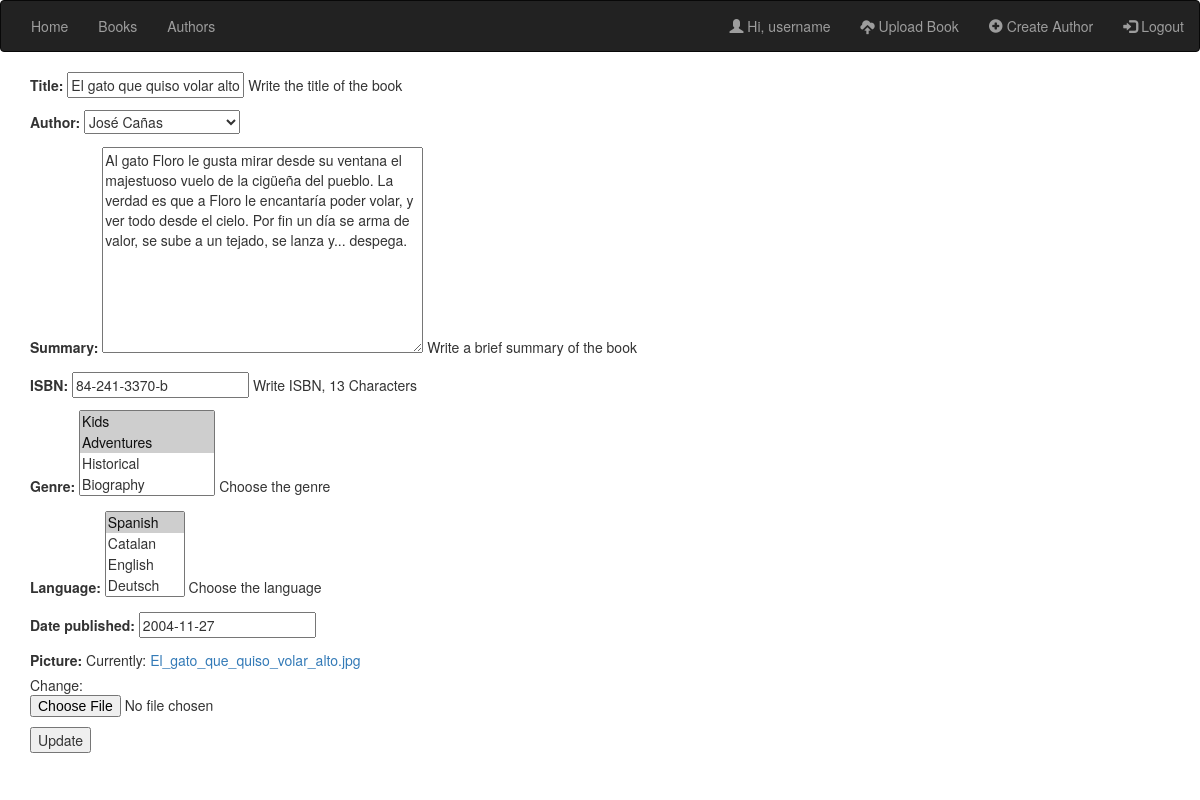
Page /book/update/1 (signed in) on the committed database.
### catalog/models.py (models this page shows, shortened)
class Book (models.Model):
    title = models.CharField(max_length=128, help_text="Write the title of the book")
    author = models.ForeignKey(Author, on_delete=models.SET_DEFAULT, default=1)
    summary = models.TextField(max_length=500, help_text="Write a brief summary of the book")
    isbn = models.CharField('ISBN', max_length=13, help_text="Write ISBN, 13 Characters")
    genre = models.ManyToManyField(Genre, help_text="Choose the genre")
    language = models.ManyToManyField(Language, help_text="Choose the language")
    date_published = models.DateField(null=True)
    picture = models.ImageField(default="default.png", null=False)
    user = models.ForeignKey(User, default=1, on_delete=models.CASCADE)

### catalog/views.py (the view)
# urls.py: path('book/update/<int:pk>', views.BookUpdate.as_view(), name='book_update'),
class BookUpdate(LoginRequiredMixin,CheckIsOwnerMixin,generic.UpdateView):
    template_name = 'changes/UpdateBook.html'
    model = Book
    fields = ['title','author','summary','isbn','genre','language','date_published','picture']

### catalog/models.py (called while the page is built)
    def __str__(self):
        return self.name

    def __str__(self):
        return self.language

    def __str__(self):
        return '%s  %s' % (self.first_name, self.second_name)

### catalog/views.py (called while the page is built)
    def get_object(self, *args, **kwargs):
        obj = super(CheckIsOwnerMixin, self).get_object(*args, **kwargs)
        if not obj.user == self.request.user:
            raise PermissionDenied
        return obj

### templates/changes/UpdateBook.html (shortened to what this page needs)
{% extends 'generic.html' %}
{% block content %}
<div class="container">
        <div class="list-group">
            {% if user == book.user %}
                <form method="post" enctype="multipart/form-data">{% csrf_token %}
                    {{ form.as_p }}
                    <input type="submit" value="Update">
                </form>
            {% else %}
                <h1>You don't have edit permissions</h1>
            {% endif %}
          </div>
    </div>
{% endblock %}

### templates/generic.html (shortened to what this page needs)
<!DOCTYPE html>
<html lang="en">
<head>
    <link rel="stylesheet" href="https://maxcdn.bootstrapcdn.com/bootstrap/3.4.0/css/bootstrap.min.css">
    {% load static %}
</head>
<body>
        <nav class="navbar navbar-inverse">
            <div class="container-fluid">
                <ul class="nav navbar-nav">
                    <li><a href="{% url 'index' %}">Home</a></li>
                    <li><a href="{% url 'all_books' %}">Books</a></li>
                    <li><a href="{% url 'author' %}">Authors</a></li>
                </ul>
                <ul class="nav navbar-nav navbar-right">
                    {% if user.is_authenticated %}
                        <li><a href="#"><span class="glyphicon glyphicon-user"></span> Hi, {{ user.username }}</a></li>
                        <li><a href="{% url 'book_create' %}"><span class="glyphicon glyphicon-cloud-upload"></span> Upload Book</a></li>
                        <li><a href="{% url 'author_create' %}"><span class="glyphicon glyphicon-plus-sign"></span> Create Author</a></li>
                        <li><a href="{% url 'logout' %}"><span class="glyphicon glyphicon-log-in"></span> Logout</a></li>
                    {% else %}
                        <li><a href="{% url 'signup' %}"><span class="glyphicon glyphicon-user"></span> Sign Up</a></li>
                        <li><a href="{% url 'login' %}"><span class="glyphicon glyphicon-log-in"></span> Login</a></li>
                    {% endif %}
                </ul>
            </div>
        </nav>
        {% block content %}{% endblock %}
</body>
</html>

### rows in the picture
Book: title "El gato que quiso volar alto", author "José Cañas", summary "Al gato Floro le gusta mirar desde su ventana el majestuoso vuelo de la cigüeña del pueblo. La verdad es que a Floro le encantaría poder volar, y ver todo desde el cielo. Por fin un día se arma de valor, se sube a un tejado, se lanza y... despega.", isbn "84-241-3370-b", date_published "2004-11-27"

### other values in the picture
{{ user.username }} "username"
